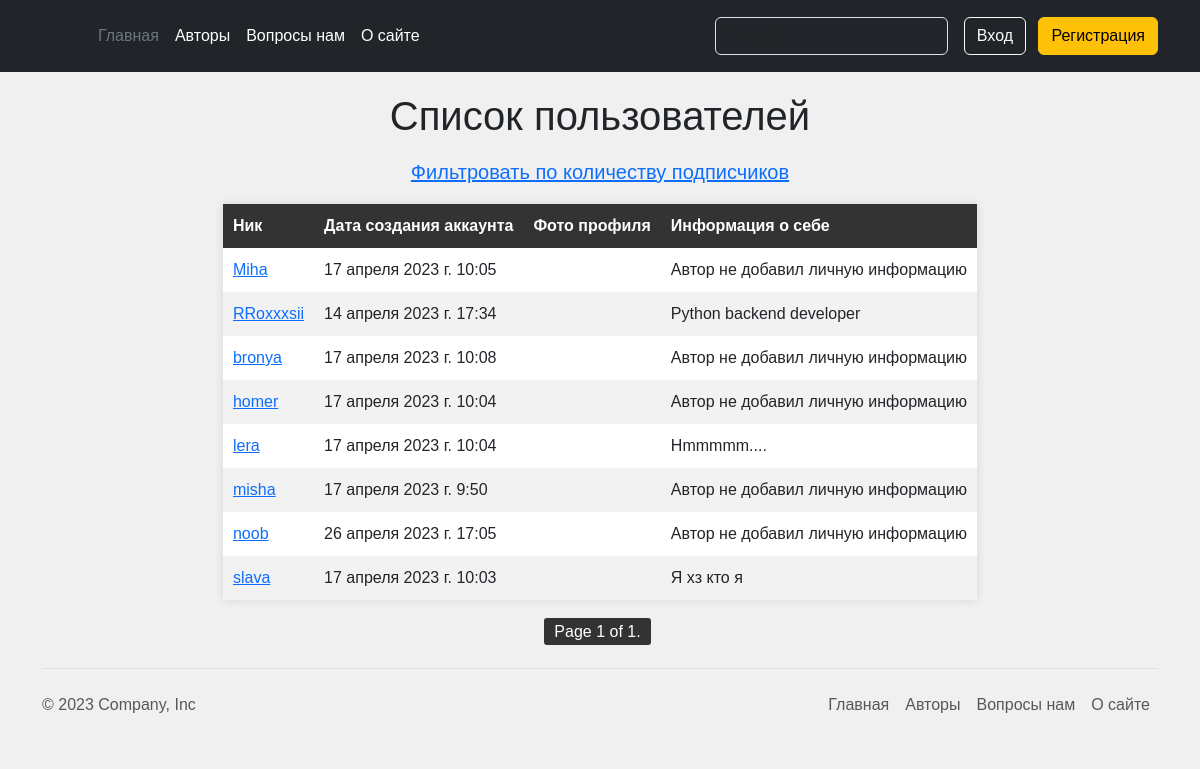
Screenshot of /authors/ with the database file from the repository.
### account/models.py (models this page shows, shortened)
class Author(AbstractBaseUser, PermissionsMixin):
    email = models.EmailField(_('почтовый адрес'), unique=True)
    user_name = models.CharField(max_length=150)
    mobile = models.CharField(max_length=20, blank=True)
    gender = models.ForeignKey(Gender, on_delete=models.SET_NULL, blank=True, null=True)
    profile_photo = models.ImageField(upload_to='photos/%Y/%m/%d/', help_text=_('Фото профиля'), blank=True)
    profile_information = models.TextField(help_text='Расскажите о себе', blank=True)
    country = models.ForeignKey(Country, on_delete=models.SET_NULL, blank=True, null=True)
    telegram_link = models.URLField(_('Телеграмм аккаунт'), blank=True)
    city = models.CharField(_('Где живете'), max_length=70, blank=True, null=True)
    following = models.ManyToManyField(
        "self", blank=True, related_name="followers", symmetrical=False
    )
    is_active = models.BooleanField(default=False)
    is_staff = models.BooleanField(default=False)
    created = models.DateTimeField(auto_now_add=True)
    updated = models.DateTimeField(auto_now=True)
    objects = CustomAccountManager()
    USERNAME_FIELD = 'email'
    REQUIRED_FIELDS = ['user_name']
    class Meta:
        verbose_name = _("Аккаунт")
        verbose_name_plural = _("Аккаунты")
        ordering = ('user_name',)
    def get_absolute_url(self):
        return reverse('authors:author_detail_view', kwargs={'pk': self.pk})

### authors/views.py (the view)
# urls.py: path('', views.AuthorListView.as_view(), name='author_list_view'),
class AuthorListView(AuthorFollowingFollowersListMixin, ListView):
    extra_context = {'headline': 'Список пользователей'}
    template_name = 'authors/ordering_link.html'
    def get_queryset(self):
        current_user_id = self.request.user.id
        queryset = Author.objects.exclude(id=current_user_id)
        return queryset

### authors/templates/authors/ordering_link.html
{% extends 'authors/authors_list_view.html' %}
{% block order %}
    <h5 style="text-align: center; margin-top: 20px;"><a href="{% url 'authors:author_filter_by_followers' %}">Фильтровать по количеству подписчиков</a></h5>
{% endblock %}

### authors/templates/authors/authors_list_view.html (shortened to what this page needs)
{% extends 'main/base.html' %}
{% load static %}
{% block content %}
<link rel="stylesheet" href="{% static 'main/css/authors_list_view.css' %}">
<link rel="stylesheet" href="{% static 'main/css/posts.css' %}">
    <h1 class="header-top">{{ headline }}</h1>
    {% block order %}
    {% endblock %}
	<table>
		<thead>
			<tr>
				<th>Ник</th>
				<th>Дата создания аккаунта</th>
				<th>Фото профиля</th>
				<th>Информация о себе</th>
			</tr>
		</thead>
		<tbody>
			{% for author in authors %}
			<tr>
				<td class="list_item"><a href="{{ author.get_absolute_url }}">{{ author.user_name }}</a></td>
				<td class="list_item">{{ author.created }}</td>
                {% if not author.profile_photo %}
                    <td class="list_item"></td>
                {% else %}
                    <td class="list_item"><img src="{{ author.profile_photo.url }}" alt="Фото профиля"></td>
                {% endif %}
                {% if author.profile_information  %}
                <td class="list_item">{{ author.profile_information|truncatewords:20 }}</td>
                {% else %}
                <td class="list_item">Автор не добавил личную информацию</td>
                {% endif %}
			</tr>
			{% endfor %}
		</tbody>
	</table>
{% include 'main/pagination.html' %}
{% endblock %}

### main/static/main/css/authors_list_view.css (style rules this page uses)
body { font-family: Arial, sans-serif; background-color: #f0f0f0; margin: 0; padding: 0; }
h1 { text-align: center; margin-top: 20px; }
table { border-collapse: collapse; margin: 20px auto; background-color: #fff; box-shadow: 0px 0px 10px rgba(0, 0, 0, 0.1); }
th, td { padding: 10px; text-align: left; }
th { background-color: #333; color: #fff; }
tr:nth-child(even) { background-color: #f2f2f2 }

### rows the page displays
Author: user_name "Miha", created "17 апреля 2023 г. 10:05", profile_information "Автор не добавил личную информацию"
Author: user_name "RRoxxxsii", created "14 апреля 2023 г. 17:34", profile_information "Python backend developer"
Author: user_name "bronya", created "17 апреля 2023 г. 10:08", profile_information "Автор не добавил личную информацию"
Author: user_name "homer", created "17 апреля 2023 г. 10:04", profile_information "Автор не добавил личную информацию"
Author: user_name "lera", created "17 апреля 2023 г. 10:04", profile_information "Hmmmmm...."
Author: user_name "misha", created "17 апреля 2023 г. 9:50", profile_information "Автор не добавил личную информацию"
Author: user_name "noob", created "26 апреля 2023 г. 17:05", profile_information "Автор не добавил личную информацию"
Author: user_name "slava", created "17 апреля 2023 г. 10:03", profile_information "Я хз кто я"

### other values shown
{{ headline }} "Список пользователей"
{{ page_obj.number }} "1"
{{ page_obj.paginator.num_pages }} "1"
